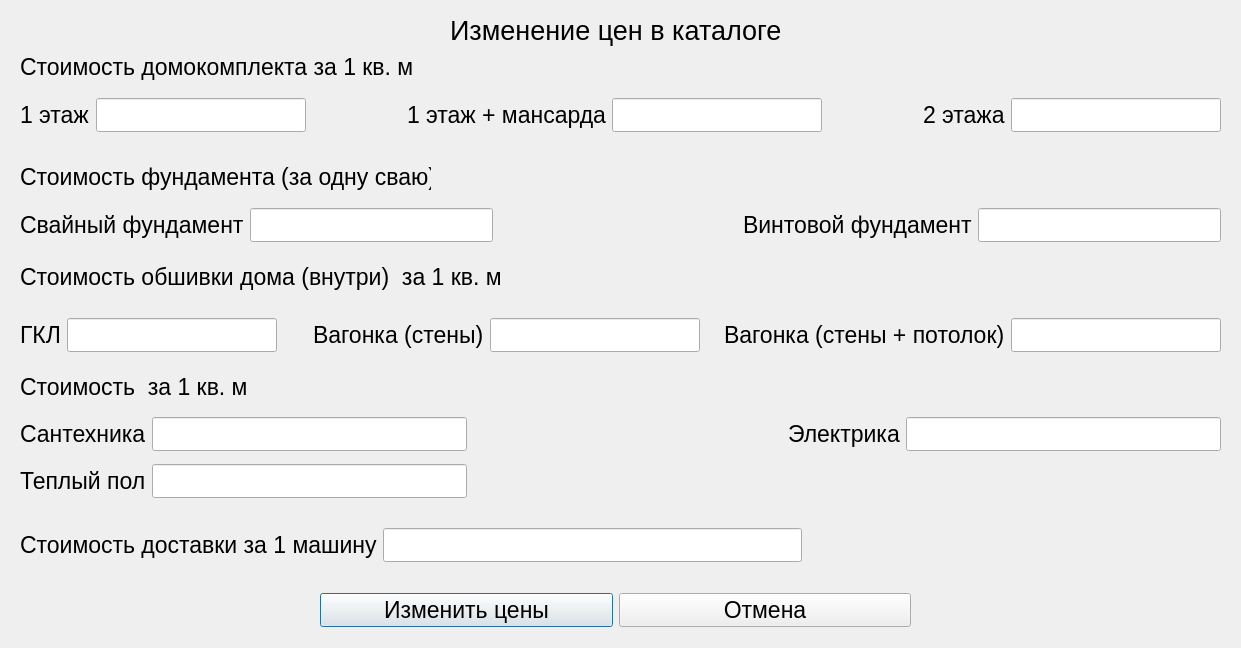
<?xml version="1.0" encoding="UTF-8"?>
<ui version="4.0">
 <class>change_the_directory</class>
 <widget class="QDialog" name="change_the_directory">
  <property name="geometry">
   <rect>
    <x>0</x>
    <y>0</y>
    <width>1241</width>
    <height>648</height>
   </rect>
  </property>
  <property name="font">
   <font>
    <weight>50</weight>
    <bold>false</bold>
   </font>
  </property>
  <property name="windowTitle">
   <string>Dialog</string>
  </property>
  <widget class="QLabel" name="label_title">
   <property name="geometry">
    <rect>
     <x>450</x>
     <y>10</y>
     <width>331</width>
     <height>41</height>
    </rect>
   </property>
   <property name="font">
    <font>
     <pointsize>20</pointsize>
     <weight>50</weight>
     <bold>false</bold>
    </font>
   </property>
   <property name="text">
    <string>Изменение цен в каталоге</string>
   </property>
  </widget>
  <widget class="QWidget" name="gridLayoutWidget">
   <property name="geometry">
    <rect>
     <x>20</x>
     <y>90</y>
     <width>1201</width>
     <height>51</height>
    </rect>
   </property>
   <layout class="QGridLayout" name="gridLayout">
    <item row="0" column="3">
     <widget class="QLabel" name="label_1_floor_attic">
      <property name="font">
       <font>
        <pointsize>17</pointsize>
        <weight>50</weight>
        <bold>false</bold>
       </font>
      </property>
      <property name="text">
       <string>1 этаж + мансарда</string>
      </property>
     </widget>
    </item>
    <item row="0" column="5">
     <spacer name="horizontalSpacer_3">
      <property name="orientation">
       <enum>Qt::Horizontal</enum>
      </property>
      <property name="sizeHint" stdset="0">
       <size>
        <width>17</width>
        <height>20</height>
       </size>
      </property>
     </spacer>
    </item>
    <item row="0" column="0">
     <widget class="QLabel" name="label_1_floor">
      <property name="font">
       <font>
        <pointsize>17</pointsize>
        <weight>50</weight>
        <bold>false</bold>
       </font>
      </property>
      <property name="text">
       <string>1 этаж</string>
      </property>
     </widget>
    </item>
    <item row="0" column="6">
     <widget class="QLabel" name="label_2_floor">
      <property name="font">
       <font>
        <pointsize>17</pointsize>
        <weight>50</weight>
        <bold>false</bold>
       </font>
      </property>
      <property name="text">
       <string>2 этажа</string>
      </property>
     </widget>
    </item>
    <item row="0" column="7">
     <widget class="QLineEdit" name="lineEdit_2_floor">
      <property name="font">
       <font>
        <pointsize>17</pointsize>
        <weight>50</weight>
        <bold>false</bold>
       </font>
      </property>
     </widget>
    </item>
    <item row="0" column="1">
     <widget class="QLineEdit" name="lineEdit_1_floor">
      <property name="font">
       <font>
        <pointsize>17</pointsize>
        <weight>50</weight>
        <bold>false</bold>
       </font>
      </property>
     </widget>
    </item>
    <item row="0" column="4">
     <widget class="QLineEdit" name="lineEdit_1_floor_attic">
      <property name="font">
       <font>
        <pointsize>17</pointsize>
        <weight>50</weight>
        <bold>false</bold>
       </font>
      </property>
     </widget>
    </item>
    <item row="0" column="2">
     <spacer name="horizontalSpacer">
      <property name="orientation">
       <enum>Qt::Horizontal</enum>
      </property>
      <property name="sizeHint" stdset="0">
       <size>
        <width>17</width>
        <height>20</height>
       </size>
      </property>
     </spacer>
    </item>
   </layout>
  </widget>
  <widget class="QLabel" name="label_house">
   <property name="geometry">
    <rect>
     <x>20</x>
     <y>50</y>
     <width>401</width>
     <height>34</height>
    </rect>
   </property>
   <property name="font">
    <font>
     <pointsize>17</pointsize>
     <weight>50</weight>
     <bold>false</bold>
    </font>
   </property>
   <property name="text">
    <string>Стоимость домокомплекта за 1 кв. м</string>
   </property>
  </widget>
  <widget class="QLabel" name="label_foundation">
   <property name="geometry">
    <rect>
     <x>20</x>
     <y>160</y>
     <width>411</width>
     <height>34</height>
    </rect>
   </property>
   <property name="font">
    <font>
     <pointsize>17</pointsize>
     <weight>50</weight>
     <bold>false</bold>
    </font>
   </property>
   <property name="text">
    <string>Стоимость фундамента (за одну сваю)</string>
   </property>
  </widget>
  <widget class="QWidget" name="gridLayoutWidget_2">
   <property name="geometry">
    <rect>
     <x>20</x>
     <y>200</y>
     <width>1201</width>
     <height>51</height>
    </rect>
   </property>
   <layout class="QGridLayout" name="gridLayout_2">
    <item row="0" column="0">
     <widget class="QLabel" name="label_pile">
      <property name="font">
       <font>
        <pointsize>17</pointsize>
        <weight>50</weight>
        <bold>false</bold>
       </font>
      </property>
      <property name="text">
       <string>Свайный фундамент</string>
      </property>
     </widget>
    </item>
    <item row="0" column="4">
     <widget class="QLineEdit" name="lineEdit_screw">
      <property name="font">
       <font>
        <pointsize>17</pointsize>
        <weight>50</weight>
        <bold>false</bold>
       </font>
      </property>
     </widget>
    </item>
    <item row="0" column="1">
     <widget class="QLineEdit" name="lineEdit_pile">
      <property name="font">
       <font>
        <pointsize>17</pointsize>
        <weight>50</weight>
        <bold>false</bold>
       </font>
      </property>
     </widget>
    </item>
    <item row="0" column="3">
     <widget class="QLabel" name="label_screw">
      <property name="font">
       <font>
        <pointsize>17</pointsize>
        <weight>50</weight>
        <bold>false</bold>
       </font>
      </property>
      <property name="text">
       <string>Винтовой фундамент</string>
      </property>
     </widget>
    </item>
    <item row="0" column="2">
     <spacer name="horizontalSpacer_4">
      <property name="orientation">
       <enum>Qt::Horizontal</enum>
      </property>
      <property name="sizeHint" stdset="0">
       <size>
        <width>18</width>
        <height>28</height>
       </size>
      </property>
     </spacer>
    </item>
   </layout>
  </widget>
  <widget class="QLabel" name="label_sheating">
   <property name="geometry">
    <rect>
     <x>20</x>
     <y>260</y>
     <width>491</width>
     <height>34</height>
    </rect>
   </property>
   <property name="font">
    <font>
     <pointsize>17</pointsize>
     <weight>50</weight>
     <bold>false</bold>
    </font>
   </property>
   <property name="text">
    <string>Стоимость обшивки дома (внутри)  за 1 кв. м</string>
   </property>
  </widget>
  <widget class="QWidget" name="gridLayoutWidget_3">
   <property name="geometry">
    <rect>
     <x>20</x>
     <y>310</y>
     <width>1201</width>
     <height>51</height>
    </rect>
   </property>
   <layout class="QGridLayout" name="gridLayout_4">
    <item row="0" column="3">
     <widget class="QLabel" name="label_board_wall">
      <property name="font">
       <font>
        <pointsize>17</pointsize>
        <weight>50</weight>
        <bold>false</bold>
       </font>
      </property>
      <property name="text">
       <string>Вагонка (стены)</string>
      </property>
     </widget>
    </item>
    <item row="0" column="4">
     <widget class="QLineEdit" name="lineEdit_board_well">
      <property name="font">
       <font>
        <pointsize>17</pointsize>
        <weight>50</weight>
        <bold>false</bold>
       </font>
      </property>
     </widget>
    </item>
    <item row="0" column="0">
     <widget class="QLabel" name="label_gkl">
      <property name="font">
       <font>
        <pointsize>17</pointsize>
        <weight>50</weight>
        <bold>false</bold>
       </font>
      </property>
      <property name="text">
       <string>ГКЛ</string>
      </property>
     </widget>
    </item>
    <item row="0" column="2">
     <spacer name="horizontalSpacer_8">
      <property name="orientation">
       <enum>Qt::Horizontal</enum>
      </property>
      <property name="sizeHint" stdset="0">
       <size>
        <width>30</width>
        <height>38</height>
       </size>
      </property>
     </spacer>
    </item>
    <item row="0" column="7">
     <widget class="QLineEdit" name="lineEdit_board_well_celing">
      <property name="font">
       <font>
        <pointsize>17</pointsize>
        <weight>50</weight>
        <bold>false</bold>
       </font>
      </property>
     </widget>
    </item>
    <item row="0" column="5">
     <spacer name="horizontalSpacer_9">
      <property name="orientation">
       <enum>Qt::Horizontal</enum>
      </property>
      <property name="sizeHint" stdset="0">
       <size>
        <width>18</width>
        <height>28</height>
       </size>
      </property>
     </spacer>
    </item>
    <item row="0" column="6">
     <widget class="QLabel" name="label_board_wall_ceiling">
      <property name="font">
       <font>
        <pointsize>17</pointsize>
        <weight>50</weight>
        <bold>false</bold>
       </font>
      </property>
      <property name="text">
       <string>Вагонка (стены + потолок)</string>
      </property>
     </widget>
    </item>
    <item row="0" column="1">
     <widget class="QLineEdit" name="lineEdit_gkl">
      <property name="font">
       <font>
        <pointsize>17</pointsize>
        <weight>50</weight>
        <bold>false</bold>
       </font>
      </property>
     </widget>
    </item>
   </layout>
  </widget>
  <widget class="QLabel" name="label_elect_plumb">
   <property name="geometry">
    <rect>
     <x>20</x>
     <y>370</y>
     <width>231</width>
     <height>34</height>
    </rect>
   </property>
   <property name="font">
    <font>
     <pointsize>17</pointsize>
     <weight>50</weight>
     <bold>false</bold>
    </font>
   </property>
   <property name="text">
    <string>Стоимость  за 1 кв. м</string>
   </property>
  </widget>
  <widget class="QWidget" name="gridLayoutWidget_4">
   <property name="geometry">
    <rect>
     <x>20</x>
     <y>410</y>
     <width>1201</width>
     <height>93</height>
    </rect>
   </property>
   <layout class="QGridLayout" name="gridLayout_5">
    <item row="0" column="4">
     <widget class="QLineEdit" name="lineEdit_electrics">
      <property name="font">
       <font>
        <pointsize>17</pointsize>
        <weight>50</weight>
        <bold>false</bold>
       </font>
      </property>
     </widget>
    </item>
    <item row="0" column="1">
     <widget class="QLineEdit" name="lineEdit_plumbing">
      <property name="font">
       <font>
        <pointsize>17</pointsize>
        <weight>50</weight>
        <bold>false</bold>
       </font>
      </property>
     </widget>
    </item>
    <item row="0" column="3">
     <widget class="QLabel" name="label_electrics">
      <property name="font">
       <font>
        <pointsize>17</pointsize>
        <weight>50</weight>
        <bold>false</bold>
       </font>
      </property>
      <property name="text">
       <string>Электрика</string>
      </property>
     </widget>
    </item>
    <item row="0" column="2">
     <spacer name="horizontalSpacer_2">
      <property name="orientation">
       <enum>Qt::Horizontal</enum>
      </property>
      <property name="sizeHint" stdset="0">
       <size>
        <width>188</width>
        <height>38</height>
       </size>
      </property>
     </spacer>
    </item>
    <item row="0" column="0">
     <widget class="QLabel" name="label_plumbing">
      <property name="font">
       <font>
        <pointsize>17</pointsize>
        <weight>50</weight>
        <bold>false</bold>
       </font>
      </property>
      <property name="text">
       <string>Сантехника</string>
      </property>
     </widget>
    </item>
    <item row="1" column="0">
     <widget class="QLabel" name="label_floor_hot">
      <property name="font">
       <font>
        <pointsize>17</pointsize>
        <weight>50</weight>
        <bold>false</bold>
       </font>
      </property>
      <property name="text">
       <string>Теплый пол</string>
      </property>
     </widget>
    </item>
    <item row="1" column="1">
     <widget class="QLineEdit" name="lineEdit_floor_hot">
      <property name="font">
       <font>
        <pointsize>17</pointsize>
        <weight>50</weight>
        <bold>false</bold>
       </font>
      </property>
     </widget>
    </item>
   </layout>
  </widget>
  <widget class="QWidget" name="gridLayoutWidget_5">
   <property name="geometry">
    <rect>
     <x>20</x>
     <y>520</y>
     <width>1201</width>
     <height>51</height>
    </rect>
   </property>
   <layout class="QGridLayout" name="gridLayout_6">
    <item row="0" column="1">
     <widget class="QLineEdit" name="lineEdit_delivery">
      <property name="font">
       <font>
        <pointsize>17</pointsize>
        <weight>50</weight>
        <bold>false</bold>
       </font>
      </property>
     </widget>
    </item>
    <item row="0" column="0">
     <widget class="QLabel" name="label_delivery">
      <property name="font">
       <font>
        <pointsize>17</pointsize>
        <weight>50</weight>
        <bold>false</bold>
       </font>
      </property>
      <property name="text">
       <string>Стоимость доставки за 1 машину</string>
      </property>
     </widget>
    </item>
    <item row="0" column="2">
     <spacer name="horizontalSpacer_5">
      <property name="orientation">
       <enum>Qt::Horizontal</enum>
      </property>
      <property name="sizeHint" stdset="0">
       <size>
        <width>378</width>
        <height>20</height>
       </size>
      </property>
     </spacer>
    </item>
   </layout>
  </widget>
  <widget class="QWidget" name="horizontalLayoutWidget">
   <property name="geometry">
    <rect>
     <x>320</x>
     <y>590</y>
     <width>591</width>
     <height>41</height>
    </rect>
   </property>
   <layout class="QHBoxLayout" name="horizontalLayout">
    <item>
     <widget class="QPushButton" name="pushButton_change_cost">
      <property name="font">
       <font>
        <pointsize>17</pointsize>
        <weight>50</weight>
        <bold>false</bold>
       </font>
      </property>
      <property name="cursor">
       <cursorShape>PointingHandCursor</cursorShape>
      </property>
      <property name="text">
       <string>Изменить цены</string>
      </property>
     </widget>
    </item>
    <item>
     <widget class="QPushButton" name="pushButton_cansel">
      <property name="font">
       <font>
        <pointsize>17</pointsize>
        <weight>50</weight>
        <bold>false</bold>
       </font>
      </property>
      <property name="cursor">
       <cursorShape>PointingHandCursor</cursorShape>
      </property>
      <property name="text">
       <string>Отмена</string>
      </property>
     </widget>
    </item>
   </layout>
  </widget>
 </widget>
 <resources/>
 <connections/>
</ui>
